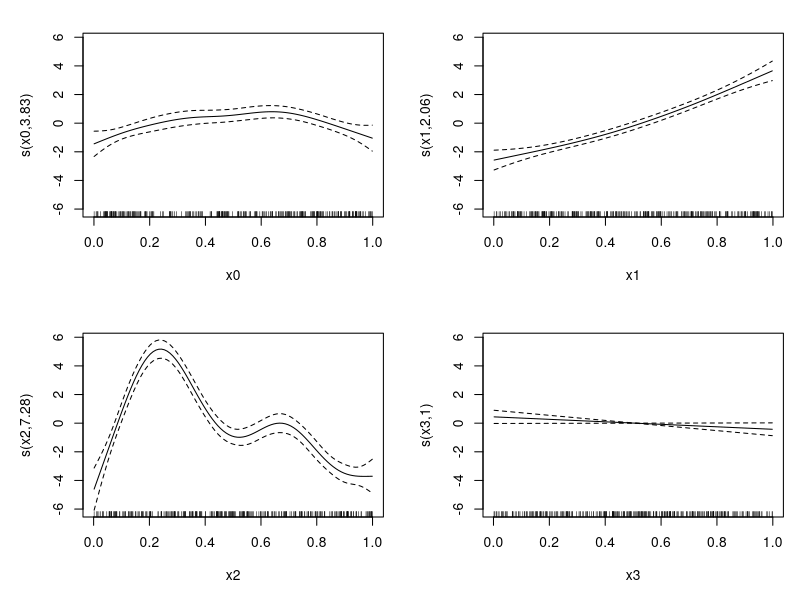
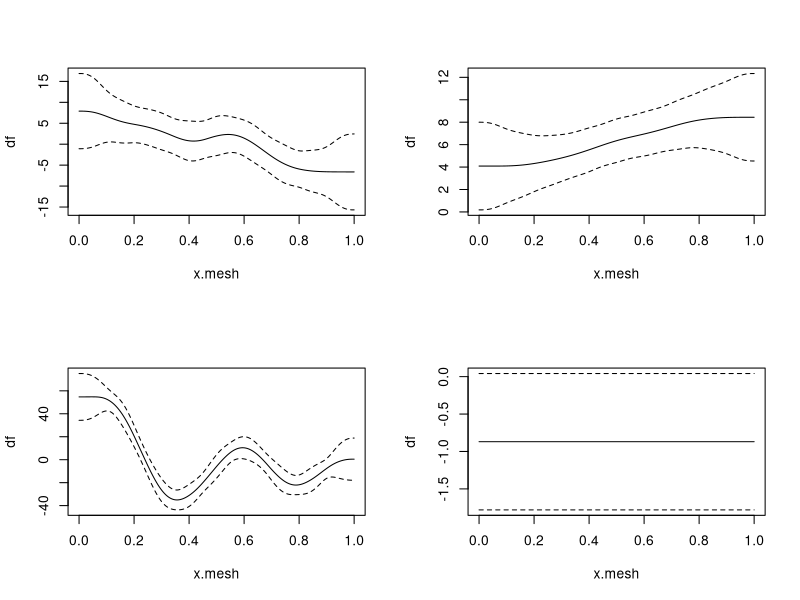

R code for these plots, in order:
library(mgcv)
sig <- 2
n <- 200
dat <- gamSim(1,n=300,scale=sig)
b<-gam(y~s(x0)+s(x1)+s(x2)+s(x3),data=dat)
plot(b,pages=1)
## now evaluate derivatives of smooths with associated standard
## errors, by finite differencing...
x.mesh <- seq(0,1,length=200) ## where to evaluate derivatives
newd <- data.frame(x0 = x.mesh,x1 = x.mesh, x2=x.mesh,x3=x.mesh)
X0 <- predict(b,newd,type="lpmatrix")
eps <- 1e-7 ## finite difference interval
x.mesh <- x.mesh + eps ## shift the evaluation mesh
newd <- data.frame(x0 = x.mesh,x1 = x.mesh, x2=x.mesh,x3=x.mesh)
X1 <- predict(b,newd,type="lpmatrix")
Xp <- (X1-X0)/eps ## maps coefficients to (fd approx.) derivatives
colnames(Xp) ## can check which cols relate to which smooth
par(mfrow=c(2,2))
for (i in 1:4) { ## plot derivatives and corresponding CIs Predict.matrix 203
Xi <- Xp*0
Xi[,(i-1)*9+1:9+1] <- Xp[,(i-1)*9+1:9+1] ## Xi%*%coef(b) = smooth deriv i
df <- Xi%*%coef(b) ## ith smooth derivative
df.sd <- rowSums(Xi%*%b$Vp*Xi)^.5 ## cheap diag(Xi%*%b$Vp%*%t(Xi))^.5
plot(x.mesh,df,type="l",ylim=range(c(df+2*df.sd,df-2*df.sd)))
lines(x.mesh,df+2*df.sd,lty=2);lines(x.mesh,df-2*df.sd,lty=2)
}
